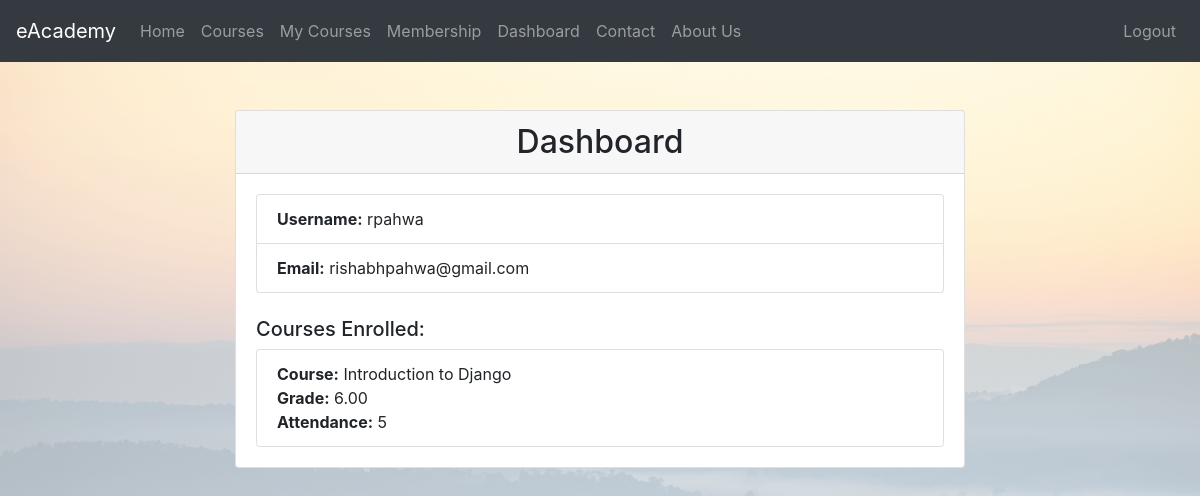
Page /dashboard/ (signed in) on the committed database.
### eAcademyApp/models.py (models this page shows, shortened)
class UserProfile(models.Model):
    USER_TYPE_CHOICES = [
        ('student', 'Student'),
        ('professor', 'Professor'),
    ]
    user = models.OneToOneField(User, on_delete=models.CASCADE)
    user_type = models.CharField(max_length=10, choices=USER_TYPE_CHOICES, default='student')
    first_name = models.CharField(max_length=100, null=True)
    last_name = models.CharField(max_length=100, null=True)
    email = models.EmailField(unique=True, null=True)
    def isteacher(self):
        return self.user_type == 'professor'
    def isstudent(self):
        return self.user_type == 'student'

class StudentCourse(models.Model):
    student = models.ForeignKey(UserProfile, on_delete=models.CASCADE)
    course = models.ForeignKey(Course, on_delete=models.CASCADE)
    grade = models.DecimalField(max_digits=5, decimal_places=2, default=0.0)
    attendance = models.PositiveIntegerField(default=0)

class Course(models.Model):
    LEVEL_CHOICES = [
        ('beginner', 'Beginner'),
        ('intermediate', 'Intermediate'),
        ('advanced', 'Advanced'),
    ]
    title = models.CharField(max_length=200)
    description = models.TextField()
    level_type = models.CharField(max_length=12, choices=LEVEL_CHOICES, default='beginner')
    instructor = models.ForeignKey(User, on_delete=models.CASCADE)
    files = models.FileField(upload_to='course_files/')
    image = models.ImageField(upload_to='course_images/', blank=True, null=True, default='default.jpg')
    created_at = models.DateTimeField(auto_now_add=True)
    updated_at = models.DateTimeField(auto_now=True)

### eAcademyApp/views.py (the view)
# urls.py: path('dashboard/', views.dashboard, name='dashboard'),
@login_required
def dashboard(request):
    if request.user.userprofile.user_type == 'student':
        student_user = request.user.userprofile
        student_courses = StudentCourse.objects.filter(student=student_user)
        return render(request, 'dashboard.html', {'student_user': student_user, 'student_courses': student_courses})
    else:
        messages.info(request, 'Only Students are eligible to access this page.')
        return redirect(reverse('eAcademyApp:homepage'))

### templates/dashboard.html
{% extends 'base.html' %}
{% load static %}
{% block content %}
<div class="container mt-5">
    <div class="row justify-content-center">
        <div class="col-md-8">
            <div class="card">
                <div class="card-header">
                    <h2 class="mb-0 text-center">Dashboard</h2>
                </div>
                <div class="card-body">
                    <ul class="list-group">
                        <li class="list-group-item"><strong>Username:</strong> {{ student_user.user.username }}</li>
                        <li class="list-group-item"><strong>Email:</strong> {{ student_user.email }}</li>
                    </ul>
                    <h5 class="mt-4">Courses Enrolled:</h5>
                    {% if student_courses %}
                        <ul class="list-group">
                            {% for student_course in student_courses %}
                                <li class="list-group-item">
                                    <strong>Course:</strong> {{ student_course.course.title }}<br>
                                    <strong>Grade:</strong> {{ student_course.grade }}<br>
                                    <strong>Attendance:</strong> {{ student_course.attendance }}<br>
                                </li>
                            {% endfor %}
                        </ul>
                    {% else %}
                        <p>No courses enrolled yet.</p>
                    {% endif %}
                </div>
            </div>
        </div>
    </div>
</div>
{% endblock %}

### eAcademyApp/static/eAcademyApp/styles.css (style rules this page uses)
body { background-image: url("background.png"); background-size: cover; background-repeat: no-repeat; }

### rows in the picture
UserProfile: user.username "rpahwa", email "rishabhpahwa@gmail.com"
StudentCourse: course "Introduction to Django", grade "6.00", attendance "5"
